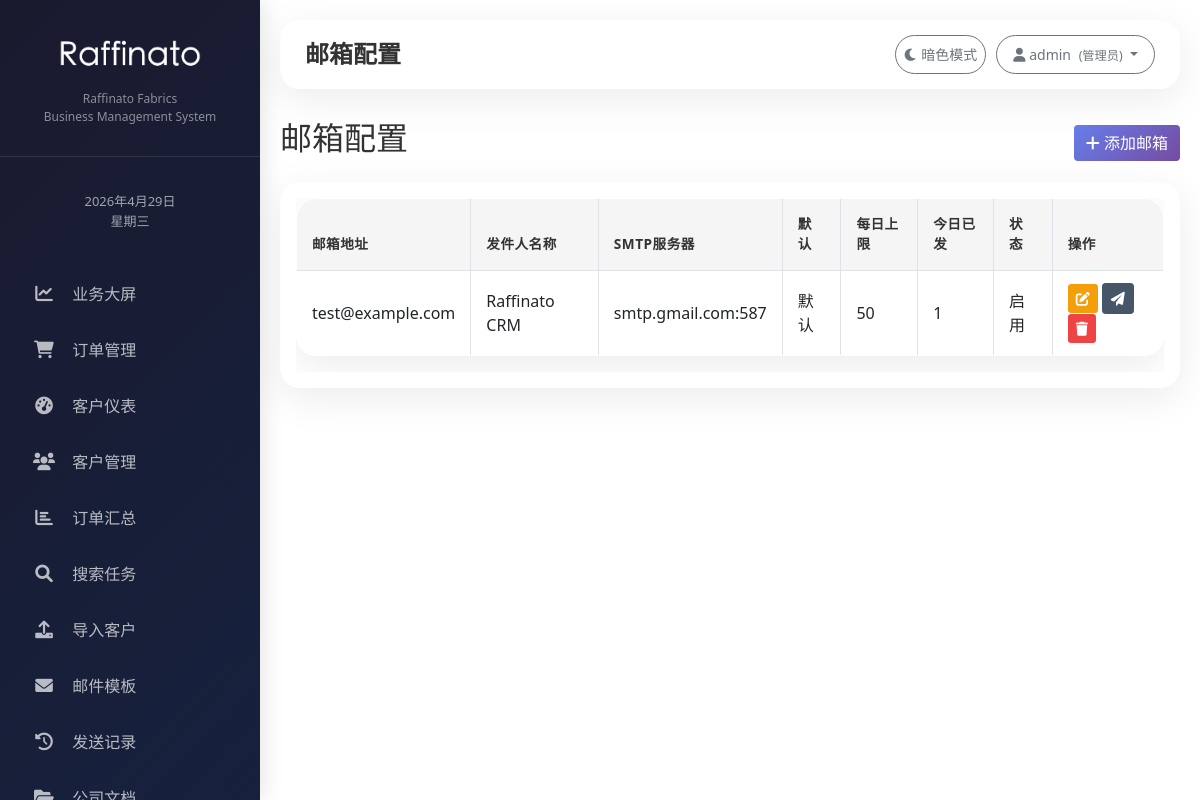
Page /email-configs/ (signed in) on the committed database.
### customers/models.py (models this page shows, shortened)
class User(AbstractUser):
    ROLE_CHOICES = [
        ('admin', '管理员'),
        ('general_manager', '总经理'),
        ('manager', '部门主管'),
        ('sales', '业务员'),
        ('documentary', '跟单员'),
    ]
    DEPARTMENT_CHOICES = [
        ('international', '外贸部'),
        ('domestic', '内贸部'),
        ('documentary', '跟单部'),
        ('management', '总经办'),
    ]
    role = models.CharField('角色', max_length=20, choices=ROLE_CHOICES, default='sales')
    department = models.CharField('部门', max_length=20, choices=DEPARTMENT_CHOICES, blank=True, null=True)
    real_name = models.CharField('真实姓名', max_length=50, blank=True, null=True)
    phone = models.CharField('手机号', max_length=20, blank=True, null=True)
    groups = models.ManyToManyField(
        'auth.Group',
        related_name='customers_user_set',
        blank=True,
        verbose_name='groups',
        help_text='The groups this user belongs to.',
    )
    user_permissions = models.ManyToManyField(
        'auth.Permission',
        related_name='customers_user_set',
        blank=True,
        verbose_name='user permissions',
        help_text='Specific permissions for this user.',
    )
    class Meta:
        db_table = 'customers_user'  # 避免与 auth_user 冲突
        verbose_name = '用户'
        verbose_name_plural = '用户'

class UserEmailConfig(models.Model):
    user = models.ForeignKey(settings.AUTH_USER_MODEL, on_delete=models.CASCADE, related_name='email_configs')
    email = models.CharField('邮箱地址', max_length=200)
    smtp_host = models.CharField('SMTP服务器', max_length=200, default='smtp.exmail.qq.com')
    smtp_port = models.IntegerField('SMTP端口', default=587)
    smtp_password = models.CharField('邮箱密码', max_length=200)
    from_name = models.CharField('发件人名称', max_length=100)
    signature = models.TextField('邮件签名', blank=True)
    is_default = models.BooleanField('是否默认', default=False)
    daily_limit = models.IntegerField('每日上限', default=200)
    sent_today = models.IntegerField('今日已发送', default=0)
    is_active = models.BooleanField('是否启用', default=True)
    last_reset_date = models.DateField('上次重置日期', auto_now_add=True)
    created_at = models.DateTimeField('创建时间', auto_now_add=True)
    updated_at = models.DateTimeField('更新时间', auto_now=True)
    class Meta:
        db_table = 'user_email_configs'
        verbose_name = '用户邮箱配置'
        verbose_name_plural = '用户邮箱配置'
        ordering = ['-is_default', '-created_at']

### customers/views.py (the view)
# urls.py: path('email-configs/', views.email_config_list, name='email_config_list'),
@login_required
def email_config_list(request):
    configs = UserEmailConfig.objects.filter(user=request.user).order_by('-is_default', '-created_at')
    return render(request, 'customers/email_config_list.html', {'configs': configs})

### templates/customers/email_config_list.html (shortened to what this page needs)
{% extends 'base.html' %}
{% block page_title %}邮箱配置{% endblock %}
{% block content %}
<div class="d-flex justify-content-between align-items-center mb-3">
    <h2>邮箱配置</h2>
    <a href="{% url 'email_config_create' %}" class="btn btn-primary">
        <i class="fas fa-plus"></i> 添加邮箱
    </a>
</div>
<div class="card-modern">
    <div class="card-body">
        <div class="table-responsive">
            <table class="table table-modern">
                <thead>
                    <tr>
                        <th>邮箱地址</th>
                        <th>发件人名称</th>
                        <th>SMTP服务器</th>
                        <th>默认</th>
                        <th>每日上限</th>
                        <th>今日已发</th>
                        <th>状态</th>
                        <th>操作</th>
                    </tr>
                </thead>
                <tbody>
                    {% for config in configs %}
                    <tr>
                        <td>{{ config.email }}</td>
                        <td>{{ config.from_name }}</td>
                        <td>{{ config.smtp_host }}:{{ config.smtp_port }}</td>
                        <td>
                            {% if config.is_default %}
                                <span class="level-badge level-advanced">默认</span>
                            {% else %}
                                <span class="level-badge level-potential">备用</span>
                            {% endif %}
                        </td>
                        <td>{{ config.daily_limit }}</td>
                        <td>{{ config.sent_today }}</td>
                        <td>
                            {% if config.is_active %}
                                <span class="level-badge level-advanced">启用</span>
                            {% else %}
                                <span class="level-badge level-potential">禁用</span>
                            {% endif %}
                        </td>
                        <td>
                            <a href="{% url 'email_config_edit' config.id %}" class="btn btn-sm btn-warning">
                                <i class="fas fa-edit"></i>
                            </a>
                            <button class="btn btn-sm btn-info test-email" data-id="{{ config.id }}" data-email="{{ config.email }}">
                                <i class="fas fa-paper-plane"></i>
                            </button>
                            <a href="{% url 'email_config_delete' config.id %}" class="btn btn-sm btn-danger" onclick="return confirm('确定删除？')">
                                <i class="fas fa-trash"></i>
                            </a>
                         </td>
                    </tr>
                    {% empty %}
                    <tr>
                        <td colspan="8" class="text-center">暂无邮箱配置，点击上方按钮添加</a> 暂无邮箱配置，点击上方按钮添加</th> </a> 暂无邮箱配置，点击上方按钮添加</th> </td>
                    </tr>
                    {% endfor %}
                </tbody>
            </table>
        </div>
    </div>
</div>
{% endblock %}

### templates/base.html (shortened to what this page needs)
<!DOCTYPE html>
<html lang="zh-CN">
<head>
    <link href="https://cdn.jsdelivr.net/npm/bootstrap@5.1.3/dist/css/bootstrap.min.css" rel="stylesheet">
    <link rel="stylesheet" href="https://cdnjs.cloudflare.com/ajax/libs/font-awesome/6.0.0/css/all.min.css">
    {% load static %}
    <link rel="stylesheet" href="{% static 'css/custom.css' %}">
</head>
<body>
<body>
<div class="sidebar">
    <div class="sidebar-logo" style="padding: 30px 20px; text-align: center; border-bottom: 1px solid rgba(255,255,255,0.1);">
        <img src="/media/logo/logo.png" alt="Logo" style="max-width: 150px; max-height: 60px; margin-bottom: 10px;" onerror="this.style.display='none'; this.nextSibling.style.display='block';">
        <p style="color: rgba(255,255,255,0.5); font-size: 0.75rem;">Raffinato Fabrics</p>
        <p style="color: rgba(255,255,255,0.5); font-size: 0.75rem;">Business Management System</p>
    </div>
<div class="sidebar-date" style="padding: 15px 20px; text-align: center;">
    <div id="currentDate" style="color: rgba(255,255,255,0.6); font-size: 13px;"></div>
</div>
    <ul class="nav flex-column" style="padding: 20px 0;">
    <li class="nav-item"><a class="nav-link" href="{% url 'stats_dashboard' %}" data-url="{% url 'stats_dashboard' %}"><i class="fas fa-chart-line"></i> 业务大屏</a></li>
    <li class="nav-item"><a class="nav-link" href="/customers/orders/" data-url="/customers/orders/"><i class="fas fa-shopping-cart"></i> 订单管理</a></li>
    <li class="nav-item"><a class="nav-link" href="{% url 'dashboard' %}" data-url="{% url 'dashboard' %}"><i class="fas fa-tachometer-alt"></i> 客户仪表</a></li>
    <li class="nav-item"><a class="nav-link" href="{% url 'customer_list' %}" data-url="{% url 'customer_list' %}"><i class="fas fa-users"></i> 客户管理</a></li>
    <li class="nav-item"><a class="nav-link" href="{% url 'order_summary' %}" data-url="{% url 'order_summary' %}"><i class="fas fa-chart-bar"></i> 订单汇总</a></li>
    <li class="nav-item"><a class="nav-link" href="{% url 'search_task_list' %}" data-url="{% url 'search_task_list' %}"><i class="fas fa-search"></i> 搜索任务</a></li>
    <li class="nav-item"><a class="nav-link" href="{% url 'import_customers' %}" data-url="{% url 'import_customers' %}"><i class="fas fa-upload"></i> 导入客户</a></li>
    <li class="nav-item"><a class="nav-link" href="/templates/" data-url="/templates/"><i class="fas fa-envelope"></i> 邮件模板</a></li>
    <li class="nav-item"><a class="nav-link" href="/send-logs/" data-url="/send-logs/"><i class="fas fa-history"></i> 发送记录</a></li>
    <li class="nav-item"><a class="nav-link" href="{% url 'document_list' %}" data-url="{% url 'document_list' %}"><i class="fas fa-folder-open"></i> 公司文档</a></li>
</ul>
</div>
<div class="main-content">
<div style="display: flex; justify-content: space-between; align-items: center; border-radius: 20px; padding: 15px 25px; margin-bottom: 30px; box-shadow: 0 10px 40px rgba(0,0,0,0.08);">
    <div style="display: flex; align-items: center; gap: 15px;">
        <h1 style="font-size: 1.5rem; font-weight: 600; margin: 0;">{% block page_title %}客户管理{% endblock %}</h1>
    </div>
    <div style="display: flex; gap: 10px;">
        <button id="darkModeToggle" class="btn btn-sm btn-outline-secondary" style="border-radius: 40px;">
            <i class="fas fa-moon"></i> 暗色模式
        </button>
        <div class="dropdown">
            <button class="btn btn-sm btn-outline-secondary dropdown-toggle" style="border-radius: 40px; padding: 8px 16px;" data-bs-toggle="dropdown">
                <i class="fas fa-user"></i>
                <span>{{ user.real_name|default:user.username }}</span>
                <small class="text-muted ms-1">({{ user.get_role_display }})</small>
            </button>
        </div>
    </div>
</div>
    <div class="toast-container position-fixed bottom-0 end-0 p-3" style="z-index: 1100;">
    </div>
    {% block content %}
    {% endblock %}
</div>
</body>
</html>

### static/css/custom.css (style rules this page uses)
.sidebar { position: fixed; top: 0; bottom: 0; left: 0; width: 280px; background: linear-gradient(135deg, #1a1a2e 0%, #16213e 100%); box-shadow: 4px 0 20px rgba(0,0,0,0.1); z-index: 100; transition: all 0.3s ease; }
.sidebar .nav-link { font-weight: 500; color: rgba(255,255,255,0.7); padding: 12px 20px; margin: 4px 12px; border-radius: 12px; transition: all 0.3s ease; }
.sidebar .nav-link i { margin-right: 12px; width: 24px; text-align: center; font-size: 1.1rem; }
.sidebar-logo { padding: 30px 20px; text-align: center; border-bottom: 1px solid rgba(255,255,255,0.1); margin-bottom: 20px; }
.sidebar-logo p { color: rgba(255,255,255,0.5); font-size: 0.75rem; margin: 0; }
.main-content { margin-left: 280px; padding: 25px 35px; min-height: 100vh; }
.card-modern { background: white; border: none; border-radius: 20px; box-shadow: 0 10px 40px rgba(0,0,0,0.08); transition: all 0.3s ease; overflow: hidden; }
.table-modern { background: white; border-radius: 20px; overflow: hidden; box-shadow: 0 10px 40px rgba(0,0,0,0.08); }
.table-modern thead th { background: #f5f5f5 !important; background-image: none !important; color: #333 !important; font-weight: 600; padding: 15px; border: none; font-size: 0.85rem; text-transform: uppercase; letter-spacing: 0.5px; }
.table-modern tbody td { padding: 12px 15px; vertical-align: middle; border-bottom: 1px solid #eee; }
.table-modern, .table-modern thead, .table-modern tbody, .table-modern th, .table-modern td { border: 1px solid #dee2e6 !important; }

### templates/base.html (style rules this page uses)
.sidebar { background: linear-gradient(135deg, #1a2a3a 0%, #0f172a 100%); }
.btn-primary { background: linear-gradient(135deg, #667eea, #764ba2); border: none; color: white; }
.btn-info { background-color: #475569; border-color: #475569; color: white; }
.btn-danger { background-color: #ef4444; border: none; color: white; }
.btn-warning { background-color: #f59e0b; border: none; color: white; }
.table-modern thead th { background-color: #f1f5f9; color: #1e293b; font-weight: 600; border-bottom: 2px solid #e2e8f0; }
* { margin: 0; padding: 0; box-sizing: border-box; }
body { overflow-x: hidden; }
.sidebar { position: fixed; top: 0; left: 0; height: 100vh; width: 260px; background: linear-gradient(135deg, #1a1a2e 0%, #16213e 100%); z-index: 1000; overflow-y: auto; }
.main-content { margin-left: 260px; padding: 20px; width: calc(100% - 260px); max-width: 100%; overflow-x: hidden; }
:root { --bg-color: #ffffff; --text-color: #333333; --card-bg: #f8f9fa; }
body { background-color: var(--bg-color); color: var(--text-color); transition: background-color 0.2s, color 0.2s; }

### rows in the picture
User: real_name "admin", role "管理员"
UserEmailConfig: email "test@example.com", from_name "Raffinato CRM", smtp_host "smtp.gmail.com", smtp_port "587", is_default "默认", daily_limit "50", sent_today "1", is_active "启用"
